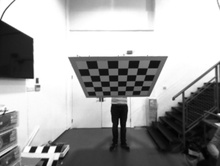
%> input picture ilcc2/process_data1/front4.jpg, 220 x 166 px, shrunk from 636 x 480 before the run
$ octave demo.m   (GNU Octave 9; MATLAB toolbox functions it lacks are replaced by stand-ins)
%> lines starting %> are read from the running program, lines starting %| are printed output that depends on the picture
%> further down, I is the input picture: size 166x220 uint8; min 0, max 255, mean 162.6
### libcbdetect/matching/findCorners.m
% Copyright 2012. All rights reserved.
% Author: Andreas Geiger
%         Institute of Measurement and Control Systems (MRT)
%         Karlsruhe Institute of Technology (KIT), Germany

% This is free software; you can redistribute it and/or modify it under the
% terms of the GNU General Public License as published by the Free Software
% Foundation; either version 3 of the License, or any later version.

% This software is distributed in the hope that it will be useful, but WITHOUT ANY
% WARRANTY; without even the implied warranty of MERCHANTABILITY or FITNESS FOR A
% PARTICULAR PURPOSE. See the GNU General Public License for more details.

% You should have received a copy of the GNU General Public License along with
% this software; if not, write to the Free Software Foundation, Inc., 51 Franklin
% Street, Fifth Floor, Boston, MA 02110-1301, USA

function corners = findCorners(img,tau,refine_corners)
%> called with tau = 0.01, refine_corners = 1

% convert to double grayscale image
img = im2double(img);
if length(size(img))==3
  img = rgb2gray(img);
end

% 3 scales
radius(1) = 4;
radius(2) = 8;
radius(3) = 12;

% sobel masks
du = [-1 0 1; -1 0 1; -1 0 1];
dv = du';

% compute image derivatives (for principal axes estimation)
img_du     = conv2(double(img),du,'same');
img_dv     = conv2(double(img),dv,'same');
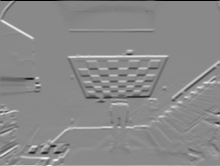
%> img_dv: size 166x220 double; min -3, max 2.56, mean 0.0107; drawn with min black and max white
img_angle  = atan2(img_dv,img_du);
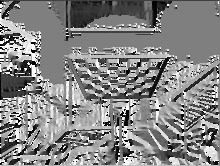
%> img_angle: size 166x220 double; min -3.14, max 3.14, mean 0.15; drawn with min black and max white
img_weight = sqrt(img_du.^2+img_dv.^2);
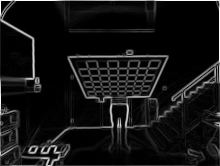
%> img_weight: size 166x220 double; min 0, max 3, mean 0.239; drawn with min black and max white

% correct angle to lie in between [0,pi]
img_angle(img_angle<0)  = img_angle(img_angle<0)+pi;
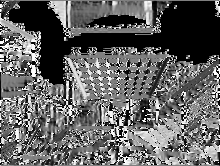
%> img_angle: size 166x220 double; min 0, max 3.14, mean 1.21; drawn with min black and max white
img_angle(img_angle>pi) = img_angle(img_angle>pi)-pi;

% scale input image
img     = double(img);
img_min = min(img(:));
%> img_min = 0
img_max = max(img(:));
%> img_max = 1
img     = (img-img_min)/(img_max-img_min);

% template properties
template_props = [0 pi/2 radius(1); pi/4 -pi/4 radius(1); 0 pi/2 radius(2); pi/4 -pi/4 radius(2); 0 pi/2 radius(3); pi/4 -pi/4 radius(3)];

disp('Filtering ...');

% filter image
img_corners = zeros(size(img,1),size(img,2));
for template_class=1:size(template_props,1)

  % create correlation template
  template = createCorrelationPatch(template_props(template_class,1),template_props(template_class,2),template_props(template_class,3));

  % filter image according with current template
  img_corners_a1 = conv2(img,template.a1,'same');
  img_corners_a2 = conv2(img,template.a2,'same');
  img_corners_b1 = conv2(img,template.b1,'same');
  img_corners_b2 = conv2(img,template.b2,'same');

  % compute mean
  img_corners_mu = (img_corners_a1+img_corners_a2+img_corners_b1+img_corners_b2)/4;

  % case 1: a=white, b=black
  img_corners_a = min(img_corners_a1-img_corners_mu,img_corners_a2-img_corners_mu);
  img_corners_b = min(img_corners_mu-img_corners_b1,img_corners_mu-img_corners_b2);
  img_corners_1 = min(img_corners_a,img_corners_b);

  % case 2: b=white, a=black
  img_corners_a = min(img_corners_mu-img_corners_a1,img_corners_mu-img_corners_a2);
  img_corners_b = min(img_corners_b1-img_corners_mu,img_corners_b2-img_corners_mu);
  img_corners_2 = min(img_corners_a,img_corners_b);

  % update corner map
  img_corners = max(img_corners,img_corners_1);
  img_corners = max(img_corners,img_corners_2);
end
%> this loop made 6 passes
%> pass 1, in findCorners, `img_corners_b2 = conv2(img,template.b2,'same');`:
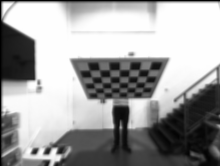
%> img_corners_b2: size 166x220 double; min 0, max 1, mean 0.63
%> after the loop:
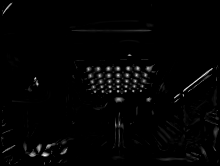
%> img_corners: size 166x220 double; min 0, max 0.217, mean 0.00336; drawn with min black and max white

% extract corner candidates via non maximum suppression
corners.p = nonMaximumSuppression(img_corners,3,0.025,5);

disp('Refining ...');

% subpixel refinement
if refine_corners
  corners = refineCorners(img_du,img_dv,img_angle,img_weight,corners,10);
end

% remove corners without edges
idx = corners.v1(:,1)==0 & corners.v1(:,2)==0;
corners.p(idx,:)  = [];
corners.v1(idx,:) = [];
corners.v2(idx,:) = [];

disp('Scoring ...');

% score corners
corners = scoreCorners(img,img_angle,img_weight,corners,radius);

% remove low scoring corners
idx = corners.score<tau;
corners.p(idx,:)     = [];
corners.v1(idx,:)    = [];
corners.v2(idx,:)    = [];
corners.score(idx) = [];

% make v1(:,1)+v1(:,2) positive (=> comparable to c++ code)
idx = corners.v1(:,1)+corners.v1(:,2)<0;
corners.v1(idx,:) = -corners.v1(idx,:);

% make all coordinate systems right-handed (reduces matching ambiguities from 8 to 4)
corners_n1 = [corners.v1(:,2) -corners.v1(:,1)];
flip       = -sign(corners_n1(:,1).*corners.v2(:,1)+corners_n1(:,2).*corners.v2(:,2));
corners.v2 = corners.v2.*(flip*ones(1,2));

% convert to 0-based index
corners.p = corners.p-1;

### libcbdetect/matching/nonMaximumSuppression.m
% Copyright 2012. All rights reserved.
% Author: Andreas Geiger
%         Institute of Measurement and Control Systems (MRT)
%         Karlsruhe Institute of Technology (KIT), Germany

% This is free software; you can redistribute it and/or modify it under the
% terms of the GNU General Public License as published by the Free Software
% Foundation; either version 3 of the License, or any later version.

% This software is distributed in the hope that it will be useful, but WITHOUT ANY
% WARRANTY; without even the implied warranty of MERCHANTABILITY or FITNESS FOR A
% PARTICULAR PURPOSE. See the GNU General Public License for more details.

% You should have received a copy of the GNU General Public License along with
% this software; if not, write to the Free Software Foundation, Inc., 51 Franklin
% Street, Fifth Floor, Boston, MA 02110-1301, USA

function maxima = nonMaximumSuppression(img,n,tau,margin)
%> called with n = 3, tau = 0.025, margin = 5

% extract parameters
width  = size(img,2);
height = size(img,1);

% init maxima list
maxima = [];

% non maximum suppression
for i=n+1+margin:n+1:width-n-margin
  for j=n+1+margin:n+1:height-n-margin

    maxi   = i;
    maxj   = j;
    maxval = img(j,i);

    for i2=i:i+n
      for j2=j:j+n
        currval = img(j2,i2);
        if currval>maxval
          maxi   = i2;
          maxj   = j2;
          maxval = currval;
        end
      end
    end

    failed = 0;
    for i2=maxi-n:min(maxi+n,width-margin)
      for j2=maxj-n:min(maxj+n,height-margin)
        currval = img(j2,i2);
        if currval>maxval && (i2<i || i2>i+n || j2<j || j2>j+n)
          failed = 1;
          break;
        end
      end
      if failed
        break;
      end
    end
    if maxval>=tau && ~failed
      maxima = [maxima; maxi maxj];
    end
  end
end
%> after the loop, maxima = 93 rows, first 12: [12 160; 15 146; 26 148; 29 90; 36 79; 33 155; 38 85; 40 148; 45 156; 49 146; 60 149; 64 143]
%> in findCorners, `corners.p = nonMaximumSuppression(img_corners,3,0.025,5);`: corners.p has the same summary as maxima in nonMaximumSuppression

### libcbdetect/matching/refineCorners.m
% Copyright 2012. All rights reserved.
% Author: Andreas Geiger
%         Institute of Measurement and Control Systems (MRT)
%         Karlsruhe Institute of Technology (KIT), Germany

% This is free software; you can redistribute it and/or modify it under the
% terms of the GNU General Public License as published by the Free Software
% Foundation; either version 3 of the License, or any later version.

% This software is distributed in the hope that it will be useful, but WITHOUT ANY
% WARRANTY; without even the implied warranty of MERCHANTABILITY or FITNESS FOR A
% PARTICULAR PURPOSE. See the GNU General Public License for more details.

% You should have received a copy of the GNU General Public License along with
% this software; if not, write to the Free Software Foundation, Inc., 51 Franklin
% Street, Fifth Floor, Boston, MA 02110-1301, USA

function corners = refineCorners(img_du,img_dv,img_angle,img_weight,corners,r)
%> called with r = 10

% image dimensions
width  = size(img_du,2);
height = size(img_dv,1);

% init orientations to invalid (corner is invalid iff orientation=0)
corners.v1 = zeros(size(corners.p,1),2);
corners.v2 = zeros(size(corners.p,1),2);

% for all corners do
for i=1:size(corners.p,1)

  % extract current corner location
  cu = corners.p(i,1);
  cv = corners.p(i,2);

  % estimate edge orientations
  img_angle_sub  = img_angle(max(cv-r,1):min(cv+r,height),max(cu-r,1):min(cu+r,width));
  img_weight_sub = img_weight(max(cv-r,1):min(cv+r,height),max(cu-r,1):min(cu+r,width));
  [v1,v2] = edgeOrientations(img_angle_sub,img_weight_sub);

  corners.v1(i,:) = v1;
  corners.v2(i,:) = v2;

  % continue, if invalid edge orientations
  if v1(1)==0 && v1(2)==0 || v2(1)==0 && v2(2)==0
    continue;
  end

  %%%%%%%%%%%%%%%%%%%%%%%%%%%%%%%%%
  % corner orientation refinement %
  %%%%%%%%%%%%%%%%%%%%%%%%%%%%%%%%%

  A1 = zeros(2,2);
  A2 = zeros(2,2);

  for u=max(cu-r,1):min(cu+r,width)
    for v=max(cv-r,1):min(cv+r,height)

      % pixel orientation vector
      o = [img_du(v,u) img_dv(v,u)];
      if norm(o)<0.1
        continue;
      end
      o = o/norm(o);

      % robust refinement of orientation 1
      if abs(o*v1')<0.25 % inlier?
        A1(1,:) = A1(1,:) + img_du(v,u) * [img_du(v,u) img_dv(v,u)];
        A1(2,:) = A1(2,:) + img_dv(v,u) * [img_du(v,u) img_dv(v,u)];
      end

      % robust refinement of orientation 2
      if abs(o*v2')<0.25 % inlier?
        A2(1,:) = A2(1,:) + img_du(v,u) * [img_du(v,u) img_dv(v,u)];
        A2(2,:) = A2(2,:) + img_dv(v,u) * [img_du(v,u) img_dv(v,u)];
      end

    end
  end

  % set new corner orientation
  [v1,foo1] = eig(A1); v1 = v1(:,1)'; corners.v1(i,:) = v1;
  [v2,foo2] = eig(A2); v2 = v2(:,1)'; corners.v2(i,:) = v2;

  %%%%%%%%%%%%%%%%%%%%%%%%%%%%%%%%
  %  corner location refinement  %
  %%%%%%%%%%%%%%%%%%%%%%%%%%%%%%%%

  G = zeros(2,2);
  b = zeros(2,1);
  for u=max(cu-r,1):min(cu+r,width)
    for v=max(cv-r,1):min(cv+r,height)

      % pixel orientation vector
      o = [img_du(v,u) img_dv(v,u)];
      if norm(o)<0.1
        continue;
      end
      o = o/norm(o);

      % robust subpixel corner estimation
      if u~=cu || v~=cv % do not consider center pixel

        % compute rel. position of pixel and distance to vectors
        w  = [u v]-[cu cv];
        d1 = norm(w-w*v1'*v1);
        d2 = norm(w-w*v2'*v2);

        % if pixel corresponds with either of the vectors / directions
        if d1<3 && abs(o*v1')<0.25 || d2<3 && abs(o*v2')<0.25
          du = img_du(v,u);
          dv = img_dv(v,u);
          H = [du dv]'*[du dv];

          G = G + H;
          b = b + H*[u v]';
        end
      end
    end
  end

  % set new corner location if G has full rank
  if rank(G)==2
    corner_pos_old = corners.p(i,:);
    corner_pos_new = (G\b)';
    corners.p(i,:) = corner_pos_new;

    % set corner to invalid, if position update is very large
    if norm(corner_pos_new-corner_pos_old)>=4
      corners.v1(i,:) = [0 0];
      corners.v2(i,:) = [0 0];
    end

  % otherwise: set corner to invalid
  else
    corners.v1(i,:) = [0 0];
    corners.v2(i,:) = [0 0];
  end
end
%> this loop made 93 passes
%> (cu, cv, v1, v2, foo in edgeOrientations) on passes 1 to 3: (12, 160, [-0.88 0.476], [-0.996 0.0897], [2.55; 3.04]), (15, 146, [-0.0518 -0.999], [-0.895 0.447], [1.47; 2.65]), (26, 148, [-1 -0.0225], [0.4 -0.917], [0; 1.96])
%> pass 2, in refineCorners, `img_angle_sub  = img_angle(max(cv-r,1):min(cv+r,height),max(cu-r,1):mi..`:
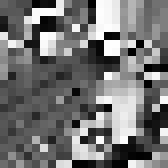
%> img_angle_sub: size 21x21 double (shown 8 times larger); min 0, max 3.14, mean 1.42; drawn with min black and max white

%%%%%%%%%%%%%%%%%%%%%%%%%%%%%%%%

function [v1,v2] = edgeOrientations(img_angle,img_weight)

% init v1 and v2
v1 = [0 0];
v2 = [0 0];

% number of bins (histogram parameter)
bin_num = 32;

% convert images to vectors
vec_angle  = img_angle(:);
vec_weight = img_weight(:);

% convert angles from normals to directions
vec_angle = vec_angle+pi/2;
vec_angle(vec_angle>pi) = vec_angle(vec_angle>pi)-pi;

% create histogram
angle_hist = zeros(1,bin_num);
for i=1:length(vec_angle)
  bin = max(min(floor(vec_angle(i)/(pi/bin_num)),bin_num-1),0)+1;
  angle_hist(bin) = angle_hist(bin)+vec_weight(i);
end

% find modes of smoothed histogram
[modes,angle_hist_smoothed] = findModesMeanShift(angle_hist,1);

% if only one or no mode => return invalid corner
if size(modes,1)<=1
  return;
end

% compute orientation at modes
modes(:,3) = (modes(:,1)-1)*pi/bin_num;

% extract 2 strongest modes and sort by angle
modes = modes(1:2,:);
[foo idx] = sort(modes(:,3),1,'ascend');
modes = modes(idx,:);

% compute angle between modes
delta_angle = min(modes(2,3)-modes(1,3),modes(1,3)+pi-modes(2,3));

% if angle too small => return invalid corner
if delta_angle<=0.3
  return;
end

% set statistics: orientations
v1 = [cos(modes(1,3)) sin(modes(1,3))];
v2 = [cos(modes(2,3)) sin(modes(2,3))];

### libcbdetect/matching/findModesMeanShift.m
% Copyright 2012. All rights reserved.
% Author: Andreas Geiger
%         Institute of Measurement and Control Systems (MRT)
%         Karlsruhe Institute of Technology (KIT), Germany

% This is free software; you can redistribute it and/or modify it under the
% terms of the GNU General Public License as published by the Free Software
% Foundation; either version 3 of the License, or any later version.

% This software is distributed in the hope that it will be useful, but WITHOUT ANY
% WARRANTY; without even the implied warranty of MERCHANTABILITY or FITNESS FOR A
% PARTICULAR PURPOSE. See the GNU General Public License for more details.

% You should have received a copy of the GNU General Public License along with
% this software; if not, write to the Free Software Foundation, Inc., 51 Franklin
% Street, Fifth Floor, Boston, MA 02110-1301, USA

function [modes,hist_smoothed] = findModesMeanShift(hist,sigma)
% efficient mean-shift approximation by histogram smoothing

% compute smoothed histogram
hist_smoothed = zeros(1,length(hist));
for i=1:length(hist)
  j                = -round(2*sigma):+round(2*sigma);
  idx              = mod(i+j-1,length(hist))+1;
  hist_smoothed(i) = sum(hist(idx).*normpdf(j,0,sigma));
end

modes = [];

% check if at least one entry is non-zero
% (otherwise mode finding may run infinitly)
if abs(hist_smoothed-hist_smoothed(1))<1e-5
  return;
end

% mode finding
for i=1:length(hist_smoothed)
  j=i;
  while 1
    h0 = hist_smoothed(j);
    j1 = mod(j+1-1,length(hist))+1;
    j2 = mod(j-1-1,length(hist))+1;
    h1 = hist_smoothed(j1);
    h2 = hist_smoothed(j2);
    if h1>=h0 && h1>=h2
      j=j1;
    elseif h2>h0 && h2>h1
      j=j2;
    else
      break;
    end
  end
  if size(modes,1)==0 ||~any(modes(:,1)==j)
    modes = [modes; j hist_smoothed(j)];
  end
end

% sort
[val idx] = sort(modes(:,2),1,'descend');
modes = modes(idx,:);

### libcbdetect/matching/scoreCorners.m
% Copyright 2012. All rights reserved.
% Author: Andreas Geiger
%         Institute of Measurement and Control Systems (MRT)
%         Karlsruhe Institute of Technology (KIT), Germany

% This is free software; you can redistribute it and/or modify it under the
% terms of the GNU General Public License as published by the Free Software
% Foundation; either version 3 of the License, or any later version.

% This software is distributed in the hope that it will be useful, but WITHOUT ANY
% WARRANTY; without even the implied warranty of MERCHANTABILITY or FITNESS FOR A
% PARTICULAR PURPOSE. See the GNU General Public License for more details.

% You should have received a copy of the GNU General Public License along with
% this software; if not, write to the Free Software Foundation, Inc., 51 Franklin
% Street, Fifth Floor, Boston, MA 02110-1301, USA

function corners = scoreCorners(img,img_angle,img_weight,corners,radius)
%> called with radius = [4 8 12]

width  = size(img,2);
height = size(img,1);

% for all corners do
for i=1:size(corners.p,1)

  % corner location
  u = round(corners.p(i,1));
  v = round(corners.p(i,2));

  % compute corner statistics @ radius 1
  for j=1:length(radius)
    score(j) = 0;
    if u>radius(j) && u<=width-radius(j) && v>radius(j) && v<=height-radius(j)
      img_sub        = img(v-radius(j):v+radius(j),u-radius(j):u+radius(j));
      img_angle_sub  = img_angle(v-radius(j):v+radius(j),u-radius(j):u+radius(j));
      img_weight_sub = img_weight(v-radius(j):v+radius(j),u-radius(j):u+radius(j));
      score(j)       = cornerCorrelationScore(img_sub,img_weight_sub,corners.v1(i,:),corners.v2(i,:));
    end
  end

  % take highest score
  corners.score(i,1) = max(score);
end
%> this loop made 84 passes
%> (the rest of the program and of its run is left out)
